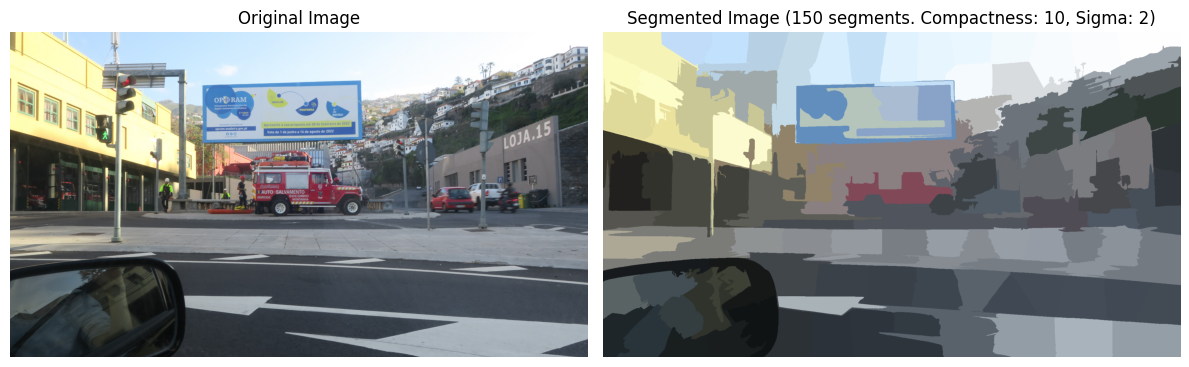
#> input picture segmented_images/madrid_street.png, 1189 x 367 px, given in place of madrid_street.jpg, which was not available
$ jupyter execute visual_segmentation_nb.ipynb   (text cells are left out)
#> lines starting #> are read from the running program, lines starting #| are printed output that depends on the picture
[cell 1]
import numpy as np
from skimage import segmentation, color
import matplotlib.pyplot as plt
from dotenv import load_dotenv
import os

load_dotenv()

image_directory = os.getenv('IMAGE_DIR')

[cell 2]
def segment_and_view_image(image_path, n_segments=100, compactness=10, sigma=2):
    """
    Segment an image using SLIC superpixels and display both original and segmented images.

    Args:
        image_path (str): Path to the input image
        n_segments (int): Number of segments to create (default: 100)
    """
#> called with image_path = 'None/madrid_street.jpg', n_segments = 150, compactness = 10, sigma = 2
    # Read the image
    img = plt.imread(image_path)
#> img is the input picture: shape (367, 1189, 4) float32; mean R, G, B, A 0.549, 0.568, 0.571, 1

    # Convert to float if needed
    if img.dtype == np.uint8:
        img = img.astype('float') / 255

    # Apply SLIC segmentation
    segments = segmentation.slic(img, n_segments=n_segments, compactness=compactness, sigma=sigma)
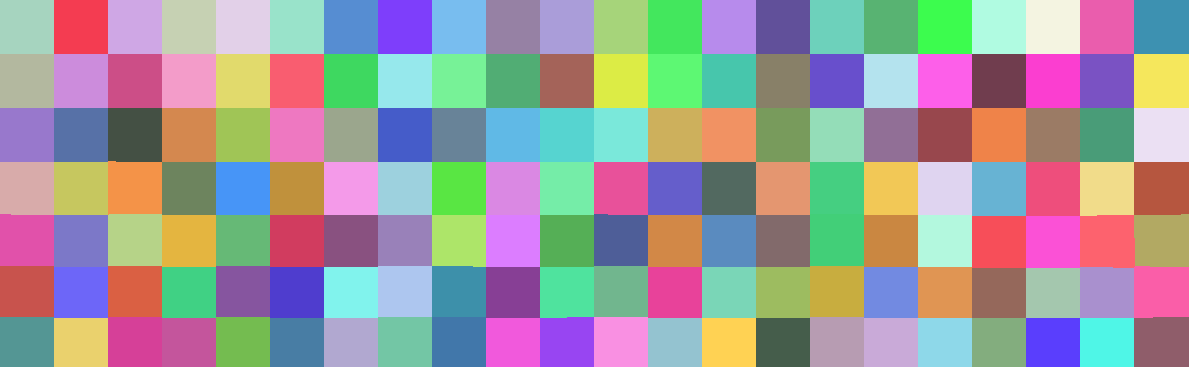
#> segments: shape (367, 1189) int64; 154 distinct labels, from 1 to 154; one colour per label, 0 black

    # Create segmented image
    segmented_img = color.label2rgb(segments, img, kind='avg')

    # Display results
    fig, (ax1, ax2) = plt.subplots(1, 2, figsize=(12, 6))

    ax1.imshow(img)
    ax1.set_title('Original Image')
    ax1.axis('off')

    ax2.imshow(segmented_img)
    ax2.set_title(f'Segmented Image ({n_segments} segments. Compactness: {compactness}, Sigma: {sigma})')
    ax2.axis('off')

    plt.tight_layout()
    plt.show()


$ run again, with segmented_images/den_and_yabby.png copied over segmented_images/madrid_street.png
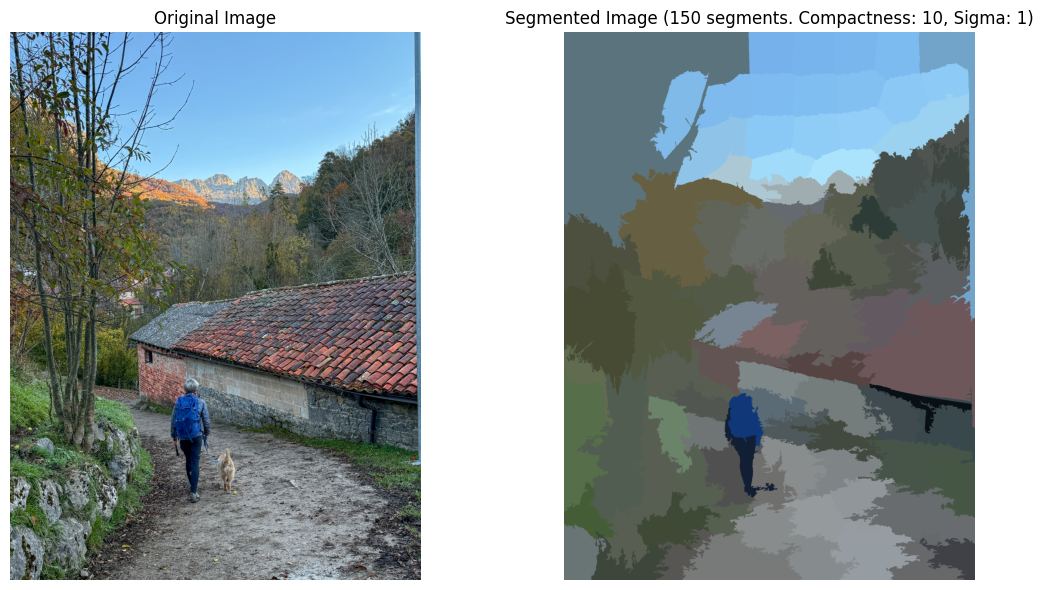
#> input picture segmented_images/den_and_yabby.png, 1044 x 590 px, given in place of madrid_street.jpg, which was not available
#> in segment_and_view_image, img is the input picture: shape (590, 1044, 4) float32; mean R, G, B, A 0.553, 0.598, 0.606, 1
#> in segment_and_view_image, `segments = segmentation.slic(img, n_segments=n_segments, compactness=c..`:
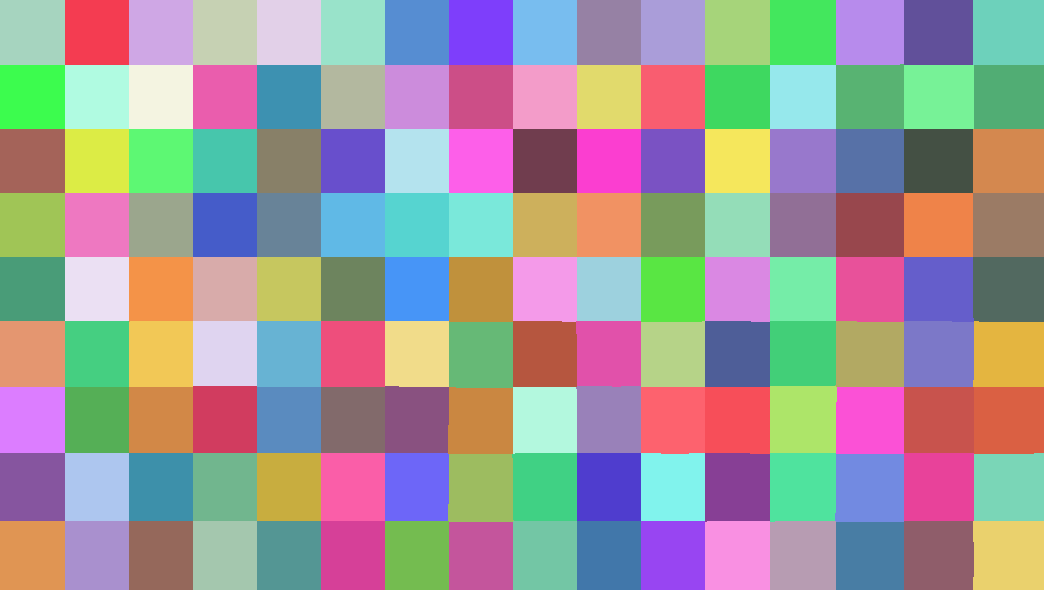
#> segments: shape (590, 1044) int64; 144 distinct labels, from 1 to 144; one colour per label, 0 black
